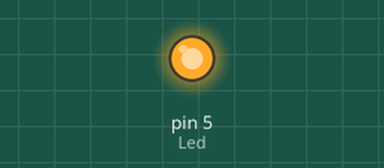
The sketch below on a simulated Arduino Uno, built with avr-gcc and run on an emulated ATmega328P. Parts: output pins drawn as LEDs (lit = HIGH).

Above: at 2.0 s.
At 4.5 s:
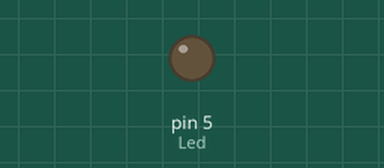
Timing chart, 0 to 6.5 s (numbered marks = the images above):
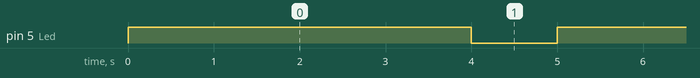

The sketch:

main.ino
```cpp
int Led  =  5;
void setup  ( )
{
  pinMode (Led, OUTPUT)  ;
}

void loop  ( )
{
  digitalWrite   (Led, HIGH)  ;
  delay (4000)  ;
  digitalWrite   (Led, LOW)  ;
  delay (1000)  ;

}
```

Measured:
- by itself, pin 5 (Led): alternates HIGH for 4.0 s and LOW for 1.0 s
